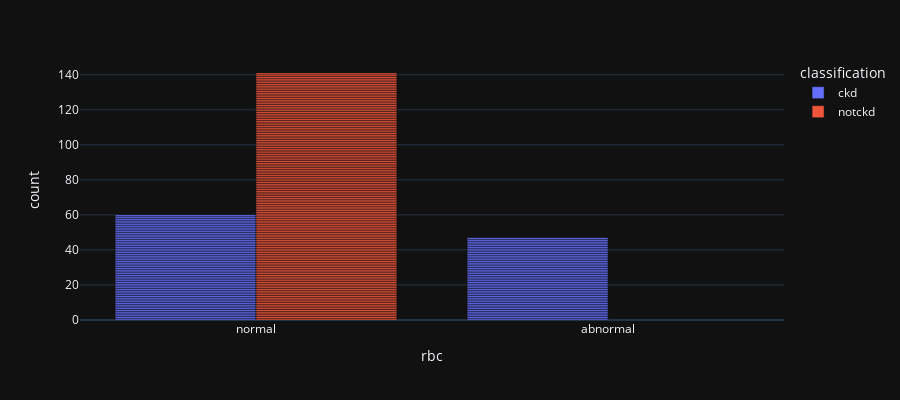

This figure's notebook cell:
### Code cell
px.bar(df, x="rbc", color='classification', barmode='group', template = 'plotly_dark', height = 400)

### Figure 1 — Plotly figure (JSON) as saved in the notebook; plotly's stock layout.template omitted (floating-point values rounded to 4 significant figures; data arrays with more than 128 entries replaced by an {"elided": "..."} marker saying what was removed)
{"data": [{"alignmentgroup": "True", "hovertemplate": "classification=ckd<br>rbc=%{x}<br>count=%{y}<extra></extra>", "legendgroup": "ckd", "marker": {"color": "#636efa", "pattern": {"shape": ""}}, "name": "ckd", "offsetgroup": "ckd", "orientation": "v", "showlegend": true, "textposition": "auto", "type": "bar", "x": {"elided": "250 str values"}, "xaxis": "x", "y": {"elided": "250 int values"}, "yaxis": "y"}, {"alignmentgroup": "True", "hovertemplate": "classification=notckd<br>rbc=%{x}<br>count=%{y}<extra></extra>", "legendgroup": "notckd", "marker": {"color": "#EF553B", "pattern": {"shape": ""}}, "name": "notckd", "offsetgroup": "notckd", "orientation": "v", "showlegend": true, "textposition": "auto", "type": "bar", "x": {"elided": "150 str values"}, "xaxis": "x", "y": {"elided": "150 int values"}, "yaxis": "y"}], "layout": {"barmode": "group", "height": 400, "legend": {"title": {"text": "classification"}, "tracegroupgap": 0}, "margin": {"t": 60}, "xaxis": {"anchor": "y", "domain": [0, 1], "title": {"text": "rbc"}}, "yaxis": {"anchor": "x", "domain": [0, 1], "title": {"text": "count"}}}}
